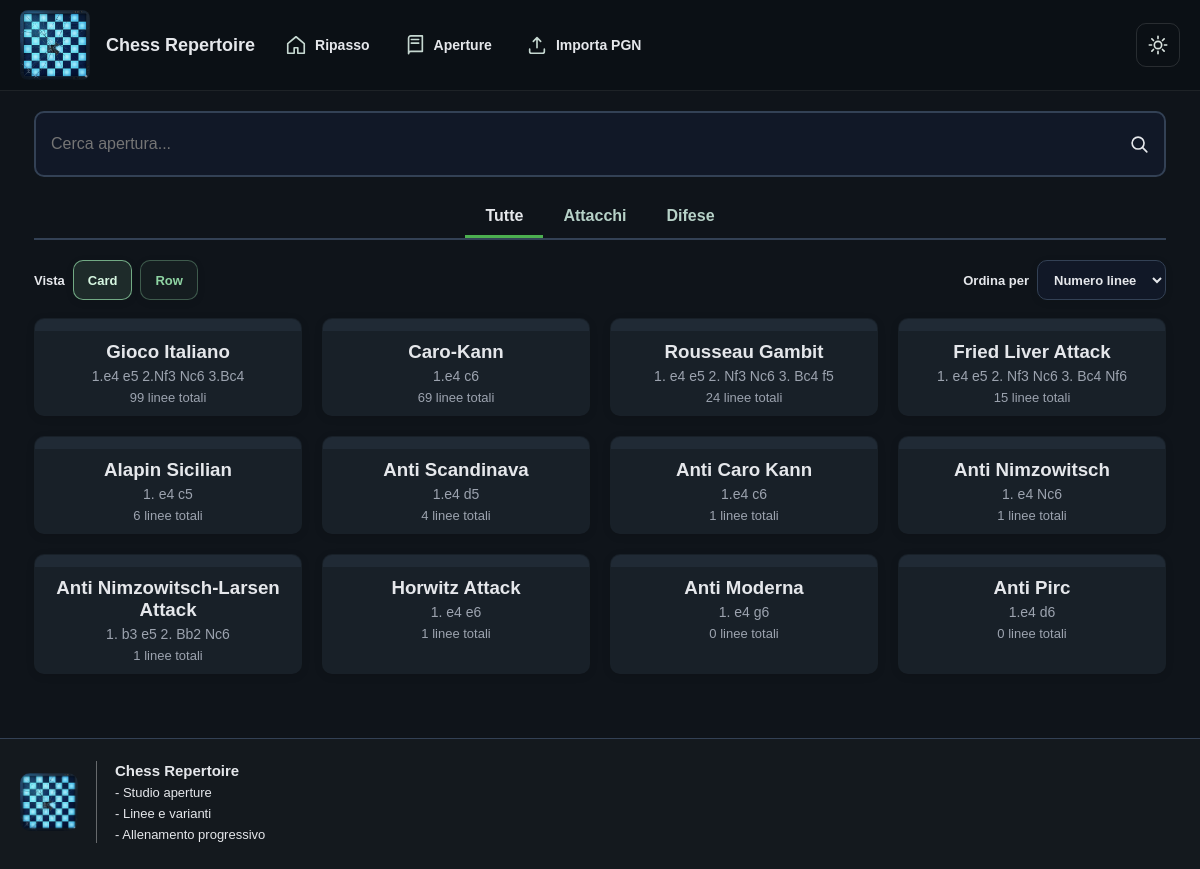
The page / on the database its author committed.
### repertoire/models.py (models this page shows, shortened)
class OpeningRoot(models.Model):
    nome = models.CharField(max_length=100, unique=True)
    moves = models.CharField(max_length=50, blank=True, null=True)
    descrizione = models.TextField(blank=True, null=True)
    difesa = models.BooleanField(default=False)
    class Meta:
        ordering = ['nome']

### repertoire/views.py (the view)
# urls.py: path('', views.opening_list, name='home'),
def opening_list(request):
    query  = request.GET.get("q", "")
    filtro = request.GET.get("filtro", "tutti")
    view_mode = request.GET.get("view", "card")
    sort_mode = request.GET.get("sort", "lines")
    openings = OpeningRoot.objects.annotate(num_linee=Count('linee'))
    if filtro == "attacchi":
        openings = openings.filter(difesa=False)
    elif filtro == "difese":
        openings = openings.filter(difesa=True)
    if query:
        openings = openings.filter(nome__icontains=query)
    openings = list(openings)
    if sort_mode == "name":
        openings.sort(key=lambda opening: opening.nome.lower())
    else:
        sort_mode = "lines"
        openings.sort(key=lambda opening: (-opening.num_linee, opening.nome.lower()))
    openings_data = []
    for opening in openings:
        board = chess.Board()
        try:
            if opening.moves:
                clean_moves = re.sub(r"\d+\.", "", opening.moves)
                for move in clean_moves.split():
                    if move not in ["1-0", "0-1", "1/2-1/2", "*"]:
                        board.push_san(move)
        except Exception:
            pass
        openings_data.append({
            "obj": opening,
            "svg": chess.svg.board(
                board, size=220,
                flipped=getattr(opening, "difesa", False),
                colors={"square light": "#eeeed2", "square dark": "#769656"},
            ),
            "num_linee": opening.num_linee,
        })
    return render(request, "repertoire/opening_list.html", {
        "openings":     openings_data,
        "all_openings": list(
            OpeningRoot.objects
            .all()
            .order_by('nome')
            .values('nome', 'difesa')
        ),
        "query":        query,
        "filtro":       filtro,
        "view_mode":    view_mode if view_mode in {"card", "row"} else "card",
        "sort_mode":    sort_mode,
    })

### repertoire/templates/repertoire/opening_list.html (shortened to what this page needs)
{% extends "repertoire/base.html" %}
{% block content %}
<div class="page">
  <div class="search-bar">
    <form method="get" id="searchForm">
      <input
        type="text"
        name="q"
        id="searchInput"
        class="search-input"
        placeholder="Cerca apertura..."
        value="{{ query }}"
        autocomplete="off"
        aria-autocomplete="list"
        aria-controls="searchSuggestions"
        aria-expanded="false">
      <span class="search-icon" aria-hidden="true">
      </span>
    </form>
  </div>
  <div class="tabs">
    <div class="tab {% if filtro == 'tutti' %}active{% endif %}" data-filter="tutti">Tutte</div>
    <div class="tab {% if filtro == 'attacchi' %}active{% endif %}" data-filter="attacchi">Attacchi</div>
    <div class="tab {% if filtro == 'difese' %}active{% endif %}" data-filter="difese">Difese</div>
  </div>
  <div class="toolbar">
    <div class="toolbar-group">
      <span class="toolbar-label">Vista</span>
      <button type="button" class="toolbar-btn {% if view_mode == 'card' %}active{% endif %}" data-view="card">Card</button>
      <button type="button" class="toolbar-btn {% if view_mode == 'row' %}active{% endif %}" data-view="row">Row</button>
    </div>
    <div class="toolbar-group">
      <label class="toolbar-label" for="sortMode">Ordina per</label>
      <select id="sortMode" name="sort" class="toolbar-select" form="searchForm">
        <option value="lines" {% if sort_mode == 'lines' %}selected{% endif %}>Numero linee</option>
      </select>
    </div>
  </div>
  <div class="grid {% if view_mode == 'row' %}rows{% endif %}">
    {% for item in openings %}
      <a href="{% url 'opening_detail' item.obj.id %}" class="card">
        <div class="board-container">
        </div>
        {% if view_mode == 'row' %}
          <div class="row-content">
            <div class="row-topline">
              <h3 class="row-title">{{ item.obj.nome }}</h3>
              <span class="row-badge">{{ item.num_linee }} linee</span>
            </div>
            <div class="row-meta">
              <span class="meta-pill">{% if item.obj.difesa %}Difesa{% else %}Attacco{% endif %}</span>
              <span class="meta-pill">{{ item.obj.moves|wordcount }} mosse</span>
            </div>
            <p class="row-moves">{{ item.obj.moves|default:"Nessuna sequenza iniziale disponibile." }}</p>
          </div>
        {% else %}
          <h3>{{ item.obj.nome }}</h3>
          <p>{{ item.obj.moves }}</p>
          <div class="line-count">{{ item.num_linee }} linee totali</div>
        {% endif %}
      </a>
    {% empty %}
      <p>Nessuna apertura trovata.</p>
    {% endfor %}
  </div>
</div>
{% endblock %}

### repertoire/templates/repertoire/base.html (style rules this page uses)
*, *::before, *::after { box-sizing: border-box; }
:root { --bg: #f3f4f6; --bg-card: #ffffff; --bg-header: #18212b; --text: #1f2937; --text-muted: #6b7280; --border: #d1d5db; --input-bg: #fff; --surface-alt: #eef2f7; --accent: #2f6f5e; --accent-strong: #245748; }
html.dark { --bg: #0f141a; --bg-card: #182028; --bg-header: #0b1015; --text: #e5e7eb; --text-muted: #9ca3af; --border: #334155; --input-bg: #111827; --surface-alt: #1f2937; --accent: #8cb6a7; --accent-strong: #b7d4c9; }
body { margin: 0; font-family: Arial, sans-serif; background: var(--bg); color: var(--text); min-height: 100vh; display: flex; flex-direction: column; transition: background .25s, color .25s; }
a { color: var(--text); text-decoration: none; }
html.dark h1, html.dark h2, html.dark h3, html.dark h4, html.dark p, html.dark span, html.dark label { color: var(--text); }
html.dark .card, html.dark .stat-card, html.dark .due-item, html.dark .progress-item, html.dark .empty-state, html.dark .srs-panel, html.dark .help { background: var(--bg-card) !important; color: var(--text) !important; }
html.dark .search-bar input, html.dark select, html.dark input[type="text"], html.dark textarea { background: var(--input-bg) !important; color: var(--text) !important; border-color: var(--border) !important; }
html.dark .tabs { border-bottom-color: var(--border) !important; }
html.dark .tab { color: #b6d1c7 !important; }
html.dark .tab.active { color: var(--text) !important; }
html.dark .card h3 { color: var(--text) !important; }
html.dark .card p { color: var(--text-muted) !important; }
html.dark .board-container { background: #202a35 !important; }
html.dark .line-count { color: var(--text-muted) !important; }

### repertoire/templates/repertoire/opening_list.html (style rules this page uses)
.page { max-width: 1200px; margin: 0 auto; padding: 20px; }
.search-bar { width: 100%; margin-bottom: 20px; position: relative; transition: transform 0.2s ease; }
.search-input { width: 100%; padding: 22px 48px 22px 15px; border: 2px solid #4CAF50; border-radius: 10px; font-size: 16px; transition: border-color 0.2s ease, box-shadow 0.2s ease, background-color 0.2s ease; }
.search-icon { position: absolute; top: 50%; right: 16px; transform: translateY(-50%); color: #497a61; pointer-events: none; }
.tabs { display: flex; justify-content: center; margin-bottom: 20px; border-bottom: 2px solid #4CAF50; }
.tab { padding: 10px 20px; cursor: pointer; font-weight: bold; color: #4CAF50; border-bottom: 3px solid transparent; transition: 0.2s; }
.tab.active { border-bottom: 3px solid #4CAF50; color: #2c3e50; }
.toolbar { display: flex; justify-content: space-between; align-items: center; gap: 12px; flex-wrap: wrap; margin-bottom: 18px; }
.toolbar-group { display: flex; align-items: center; gap: 8px; flex-wrap: wrap; }
.toolbar-label { font-size: 13px; font-weight: 700; color: #6d7d6f; }
.toolbar-btn, .toolbar-select { min-height: 40px; border-radius: 10px; border: 1px solid rgba(143, 212, 163, 0.34); background: rgba(143, 212, 163, 0.05); color: #8fd4a3; box-shadow: 0 2px 8px rgba(0,0,0,0.08); transition: background 0.2s ease, border-color 0.2s ease, box-shadow 0.2s ease, transform 0.2s ease, color 0.2s ease; }
.toolbar-btn { padding: 0 14px; font-size: 13px; font-weight: 700; cursor: pointer; }
.toolbar-select { padding: 0 12px; font-size: 13px; font-weight: 700; cursor: pointer; }
.toolbar-btn.active { background: rgba(143, 212, 163, 0.12); color: #d7f7e1; border-color: rgba(143, 212, 163, 0.75); }
.grid { display: grid; grid-template-columns: repeat(auto-fit, minmax(260px, 1fr)); gap: 20px; }
.card { background: #fff; border-radius: 10px; box-shadow: 0 2px 8px rgba(0,0,0,0.1); overflow: hidden; transition: transform 0.2s ease, box-shadow 0.2s ease, border-color 0.2s ease; text-align: center; padding-bottom: 10px; border: 1px solid transparent; }
.card h3 { margin: 10px 0 5px 0; color: #2c3e50; }
.card p { margin: 0 0 10px 0; color: #555; font-size: 14px; }
.board-container { background: #dfe3e6; padding: 6px; }
.line-count { color: #888; font-size: 13px; margin-top: -4px; }

### rows shown on the page
OpeningRoot: obj.nome "Gioco Italiano", obj.moves "1.e4 e5 2.Nf3 Nc6 3.Bc4", num_linee "99"
OpeningRoot: obj.nome "Caro-Kann", obj.moves "1.e4 c6", num_linee "69"
OpeningRoot: obj.nome "Rousseau Gambit", obj.moves "1. e4 e5 2. Nf3 Nc6 3. Bc4 f5", num_linee "24"
OpeningRoot: obj.nome "Fried Liver Attack", obj.moves "1. e4 e5 2. Nf3 Nc6 3. Bc4 Nf6", num_linee "15"
OpeningRoot: obj.nome "Alapin Sicilian", obj.moves "1. e4 c5", num_linee "6"
OpeningRoot: obj.nome "Anti Scandinava", obj.moves "1.e4 d5", num_linee "4"
OpeningRoot: obj.nome "Anti Caro Kann", obj.moves "1.e4 c6", num_linee "1"
OpeningRoot: obj.nome "Anti Nimzowitsch", obj.moves "1. e4 Nc6", num_linee "1"
OpeningRoot: obj.nome "Anti Nimzowitsch-Larsen Attack", obj.moves "1. b3 e5 2. Bb2 Nc6", num_linee "1"
OpeningRoot: obj.nome "Horwitz Attack", obj.moves "1. e4 e6", num_linee "1"
OpeningRoot: obj.nome "Anti Moderna", obj.moves "1. e4 g6", num_linee "0"
OpeningRoot: obj.nome "Anti Pirc", obj.moves "1.e4 d6", num_linee "0"
